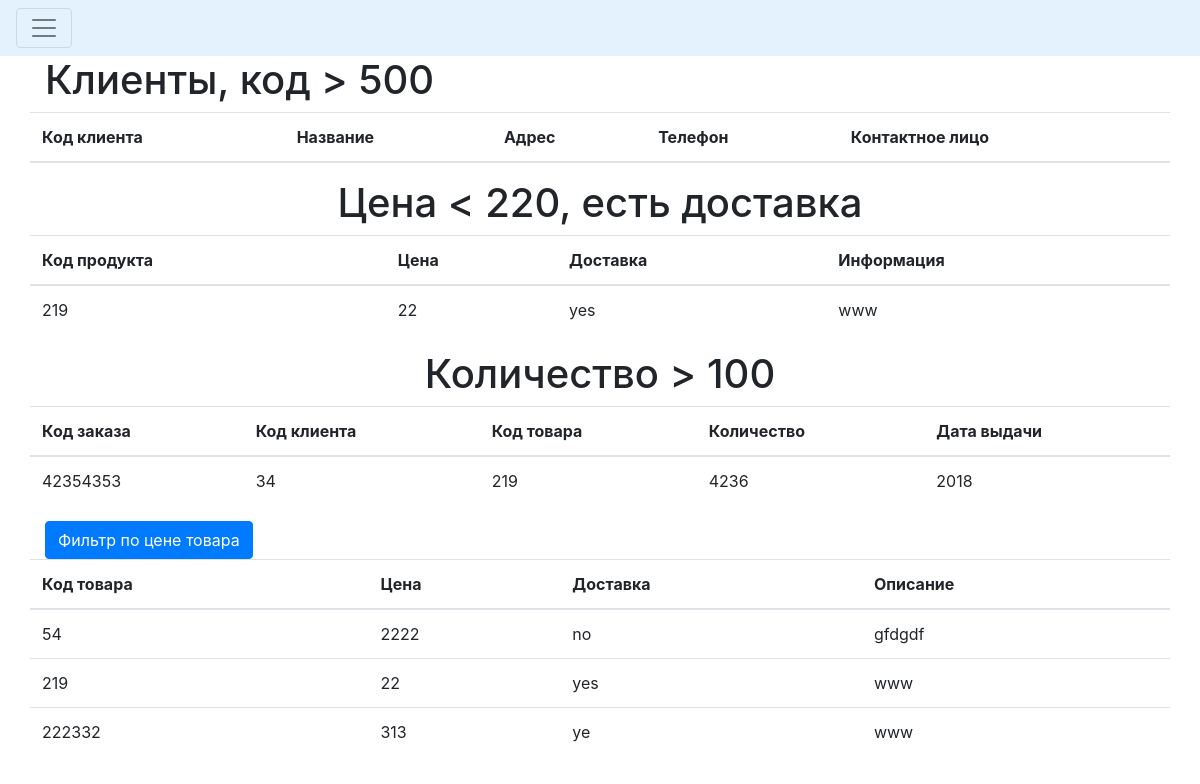
The app's page /lab/hardquery.php with its own data.
### tables this page shows
CREATE TABLE `products` (
  `id` int(10) NOT NULL,
  `product_code` int(10) NOT NULL,
  `price` int(10) NOT NULL,
  `delivery` varchar(60) NOT NULL,
  `info` varchar(60) NOT NULL
);

CREATE TABLE `deals` (
  `id` int(10) NOT NULL,
  `deal_code` int(10) NOT NULL,
  `customer_code` int(10) NOT NULL,
  `product_code` int(10) NOT NULL,
  `quantity` int(10) NOT NULL,
  `date` int(10) NOT NULL
);

### lab/hardquery.php (the view, shortened to what this page needs)
<!DOCTYPE html>
<html>
    <head>
        <link rel="stylesheet" href="https://stackpath.bootstrapcdn.com/bootstrap/4.2.1/css/bootstrap.min.css">
    </head>
    <body>
        <?php require_once 'processhardquery.php'; ?>
            <div class="pos-f-t">
            <nav class="navbar navbar-light" style="background-color: #e3f2fd;">
                <button class="navbar-toggler" type="button" data-toggle="collapse" data-target="#navbarToggleExternalContent" aria-controls="navbarToggleExternalContent" aria-expanded="false" aria-label="Toggle navigation">
                    <span class="navbar-toggler-icon"></span>
                </button>
            </nav>
        </div>
        <?php
        $mysqli = new mysqli('localhost', 'root', '', 'ordersbd') or die(mysqli_error($mysqli));
        $resultproducts = $mysqli->query("SELECT * FROM products WHERE price<220 AND delivery LIKE 'yes' ORDER BY product_code ASC") or die($mysqli->error);
        $resultdeals = $mysqli->query("SELECT * FROM deals WHERE quantity>100 ORDER BY customer_code ASC") or die($mysqli->error);
        if ($_POST) {
            $price1 = $_POST['price'];
                $resultsearch = $mysqli->query("SELECT * FROM products WHERE price<'$price1' ORDER BY product_code ASC") or die($mysqli->error);
        }
        else{
            $resultsearch = $mysqli->query("SELECT * FROM products ORDER BY product_code ASC") or die($mysqli->error);
        }
        ?>
        <div class="container">
            <h1>Клиенты, код > 500</h1>
        <div class="row justify-content-center">
            <table class="table">
                <thead>
                    <tr>
                        <th>Код клиента</th>
                        <th>Название</th>
                        <th>Адрес</th>
                        <th>Телефон</th>
                        <th>Контактное лицо</th>
                    </tr>
                </thead>
            </table>
        </div>
        </div>
        <div class="container">
			<div class="row justify-content-center">
            <h1>Цена < 220, есть доставка</h1>
        </div>
		<div class="row justify-content-center">
            <table class="table">
                <thead>
                    <tr>
                        <th>Код продукта</th>
                        <th>Цена</th>
                        <th>Доставка</th>
                        <th>Информация</th>
                    </tr>
                </thead>
        <?php
            while ($row = $resultproducts->fetch_assoc()): ?>
                <tr>
                    <td><?php echo $row['product_code']; ?></td>
                    <td><?php echo $row['price']; ?></td>
                    <td><?php echo $row['delivery']; ?></td>
                    <td><?php echo $row['info']; ?></td>
                </tr>
            <?php endwhile; ?>
            </table>
        </div>
		</div>
        <div class="row justify-content-center">
            <h1>Количество > 100</h1>
        </div>
        <div class="container">
            <div class="row justify-content-center">
            <table class="table">
                <thead>
                    <tr>
						<th>Код заказа</th>
						<th>Код клиента</th>
                        <th>Код товара</th>
                        <th>Количество</th>
                        <th>Дата выдачи</th>
                    </tr>
                </thead>
        <?php
            while ($row = $resultdeals->fetch_assoc()): ?>
                <tr>
                    <td><?php echo $row['deal_code']; ?></td>
                    <td><?php echo $row['customer_code']; ?></td>
					<td><?php echo $row['product_code']; ?></td>
                    <td><?php echo $row['quantity']; ?></td>
                    <td><?php echo $row['date']; ?></td>
                </tr>
            <?php endwhile; ?>
            </table>
        </div>
        </div>
        <div class="container">
            <button type="button" class="btn btn-primary" data-toggle="modal" data-target="#exampleModalCenter">
                Фильтр по цене товара
            </button>
        <div class="row justify-content-center">
            <table class="table">
                <thead>
                    <tr>
                        <th>Код товара</th>
                        <th>Цена</th>
                        <th>Доставка</th>
                        <th>Описание</th>
                    </tr>
                </thead>
        <?php
            while ($row = $resultsearch->fetch_assoc()): ?>
                <tr>
                    <td><?php echo $row['product_code']; ?></td>
                    <td><?php echo $row['price']; ?></td>
                    <td><?php echo $row['delivery']; ?></td>
                    <td><?php echo $row['info']; ?></td>
                </tr>
            <?php endwhile; ?>
            </table>
        </div>
    </body>
</html>

### records on screen
products: product_code "219", price "22", delivery "yes", info "www"
deals: deal_code "42354353", customer_code "34", product_code "219", quantity "4236", date "2018"
products: product_code "54", price "2222", delivery "no", info "gfdgdf"
products: product_code "222332", price "313", delivery "ye", info "www"
